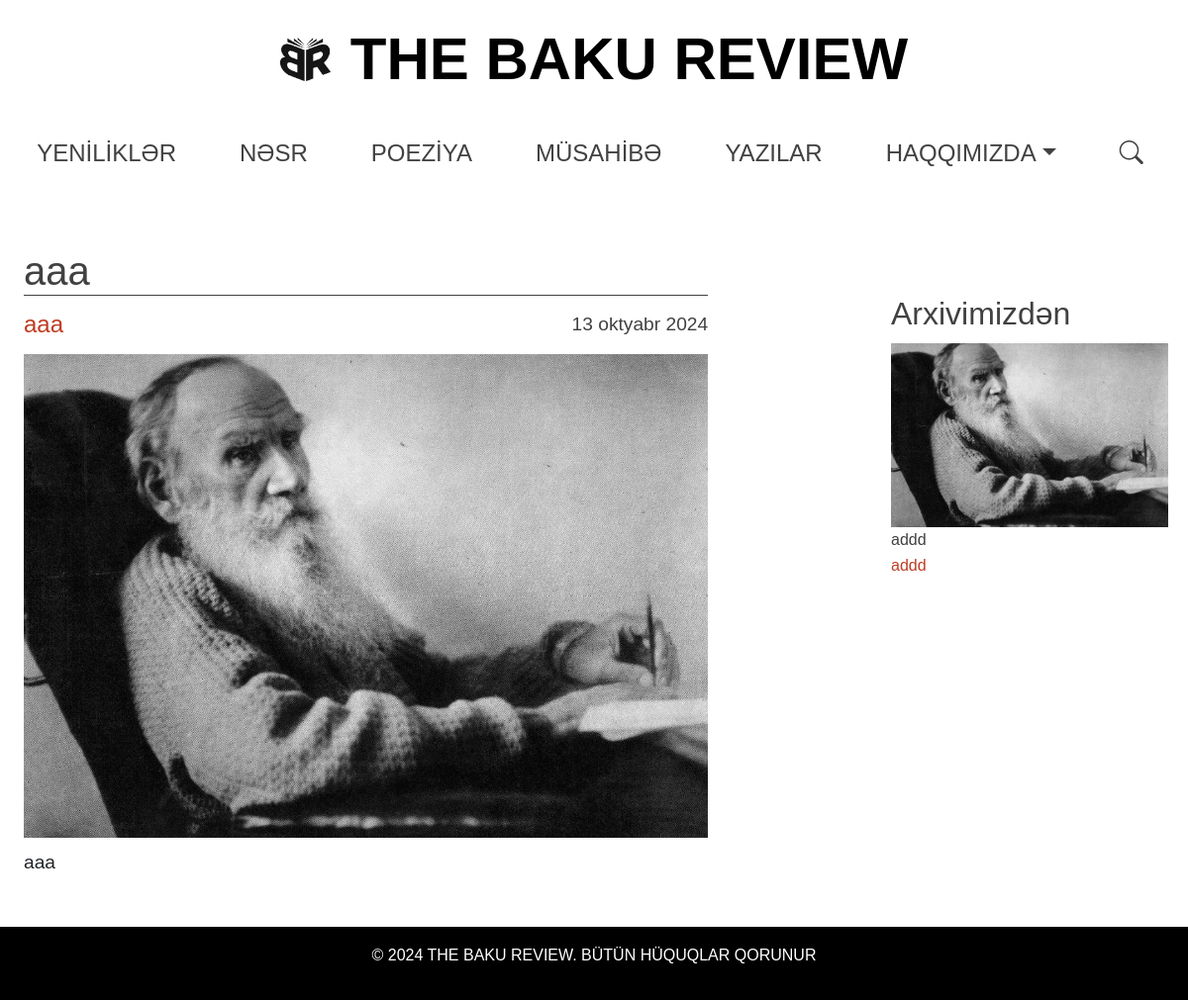
Before: /writings/aaa/ with the older database file.
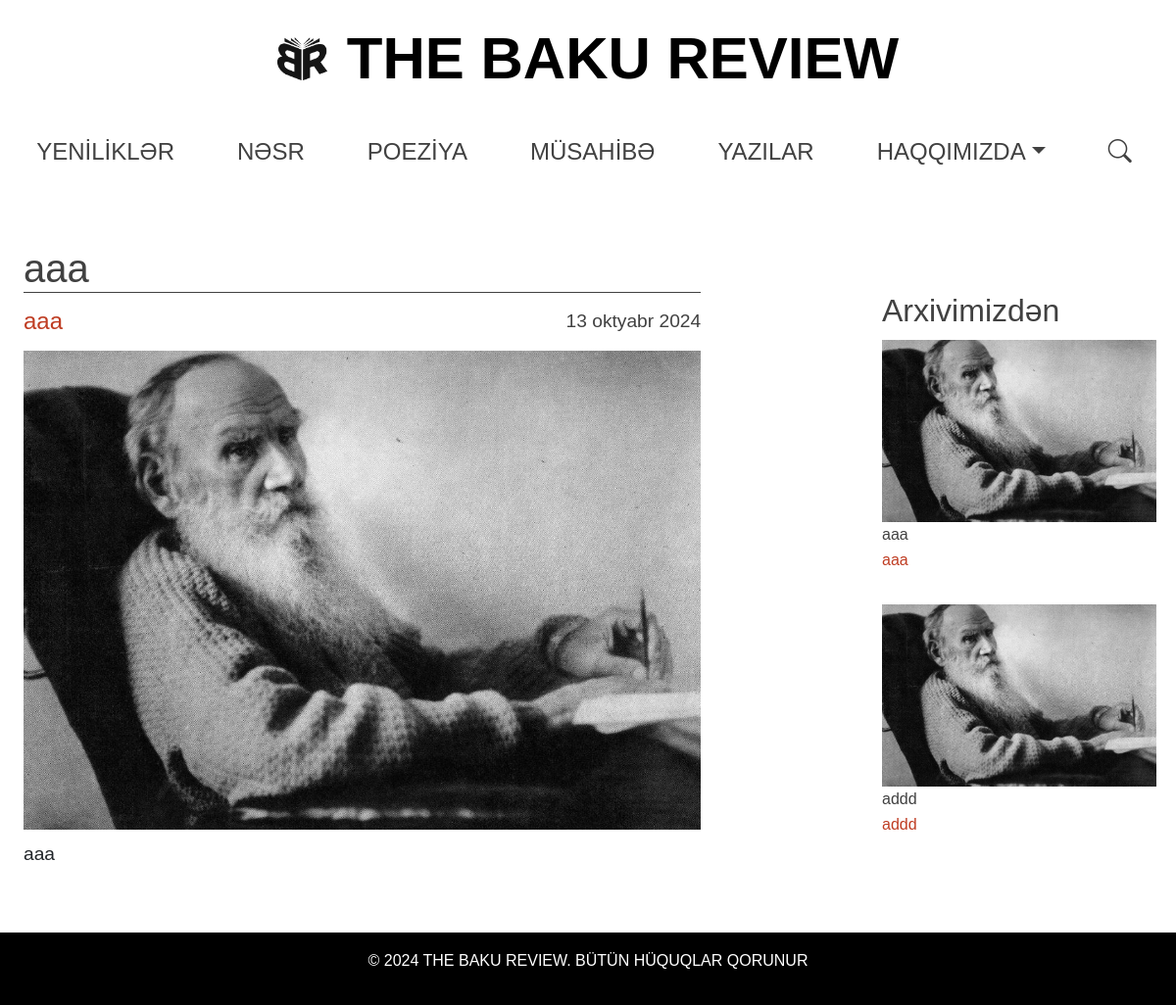
After: the same page with the newer database file.
### core/models.py (models this page shows, shortened)
class BaseModel(models.Model):
    title = models.CharField(max_length=200, db_index=True)
    slug = models.SlugField(max_length=200, unique=True, blank=True)
    content = CKEditor5Field("Text", config_name="extends")
    image = models.ImageField(upload_to=get_image_upload_path)
    thumbnail = models.ImageField(
        upload_to=get_image_upload_path, null=True, blank=True
    )
    author = models.CharField(max_length=100, db_index=True)
    is_active = models.BooleanField(default=True)
    created_at = models.DateTimeField(auto_now_add=True)
    class Meta:
        abstract = True

class Writings(BaseModel):
    class Meta:
        verbose_name = "Yazılar"
        verbose_name_plural = "Yazılar"

### core/views.py (the view)
class WritingsDetailView(DetailView):
    model = Writings
    template_name = "writings_detail.html"
    context_object_name = "writings"
    def get_context_data(self, **kwargs):
        context = super().get_context_data(**kwargs)
        writings_id = self.object.id
        context["related_writings"] = (
            Writings.objects.filter(is_active=True)
            .exclude(id=writings_id)
            .order_by("-created_at")[:5]
        )
        return context

### templates/writings_detail.html (shortened to what this page needs)
{% extends 'base.html' %}
{% load static %}
{% block content %}
<div class="detail-container mt-4">
    <div class="row">
        <div class="col-md-9 mx-auto d-flex flex-column">
            <h2 class="news-title" id="newsTitle" style="width: 85%; margin-bottom: 0;">{{ writings.title }}</h2>
            <div class="divider"></div>
            <div style="display: flex; justify-content: space-between; align-items: center; width: 80%; margin: 0; padding-top: 5px;">
                <p class="author" style="font-size: 1.5em; margin: 0;">
                    <a href="{% url 'author_detail' writings.author %}" style="color: inherit; text-decoration: none;">
                        {{ writings.author }}
                    </a>
                </p>
                <span class="date" style="font-size: 1.2em; white-space: nowrap;">{{ writings.created_at|date:"d F Y"|lower }}</span>
            </div>
            <div class="image-container" style="max-width: 100%; overflow: hidden; margin-top: 10px;">
                <img src="{{ writings.image.url }}" alt="{{ writings.title }}" class="img-fluid news-image" style="max-width: 100%; height: auto;">
            </div>
            <div class="news-content" style="margin-top: 10px; overflow-wrap: break-word;">
                {{ writings.content|safe }}
            </div>
        </div>
        <div class="col-md-3 d-flex flex-column archive-container">
            <h2 class="archive-title" id="archiveTitle" style="margin-bottom: 10px;">Arxivimizdən</h2>
            <ul class="list-unstyled">
                {% for related in related_writings %}
                <li class="mb-3 d-flex">
                    <a href="{% url 'writings_detail' related.slug %}" class="archive-link" style="flex: 1; display: flex; flex-direction: column; align-items: flex-start;">
                        <img src="{{ related.image.url }}" alt="{{ related.title }}" class="img-fluid archive-image">
                        <p style="margin-bottom: 0;">{{ related.title }}</p>
                        <p class="author">{{ related.author }}</p>
                    </a>
                </li>
                {% endfor %}
            </ul>
        </div>
    </div>
</div>
{% endblock %}

Changed rows visible on the page:
added Writings: image (picture), title "aaa", author "aaa"
